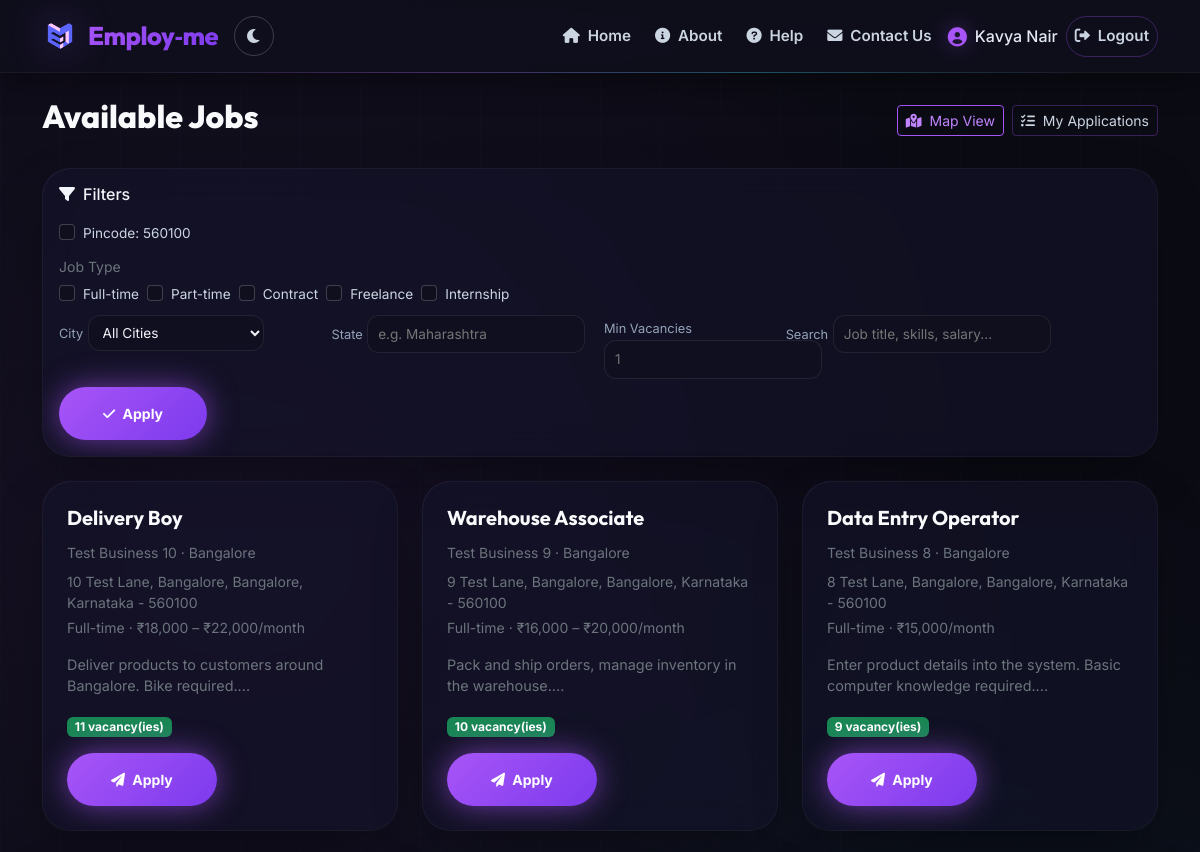
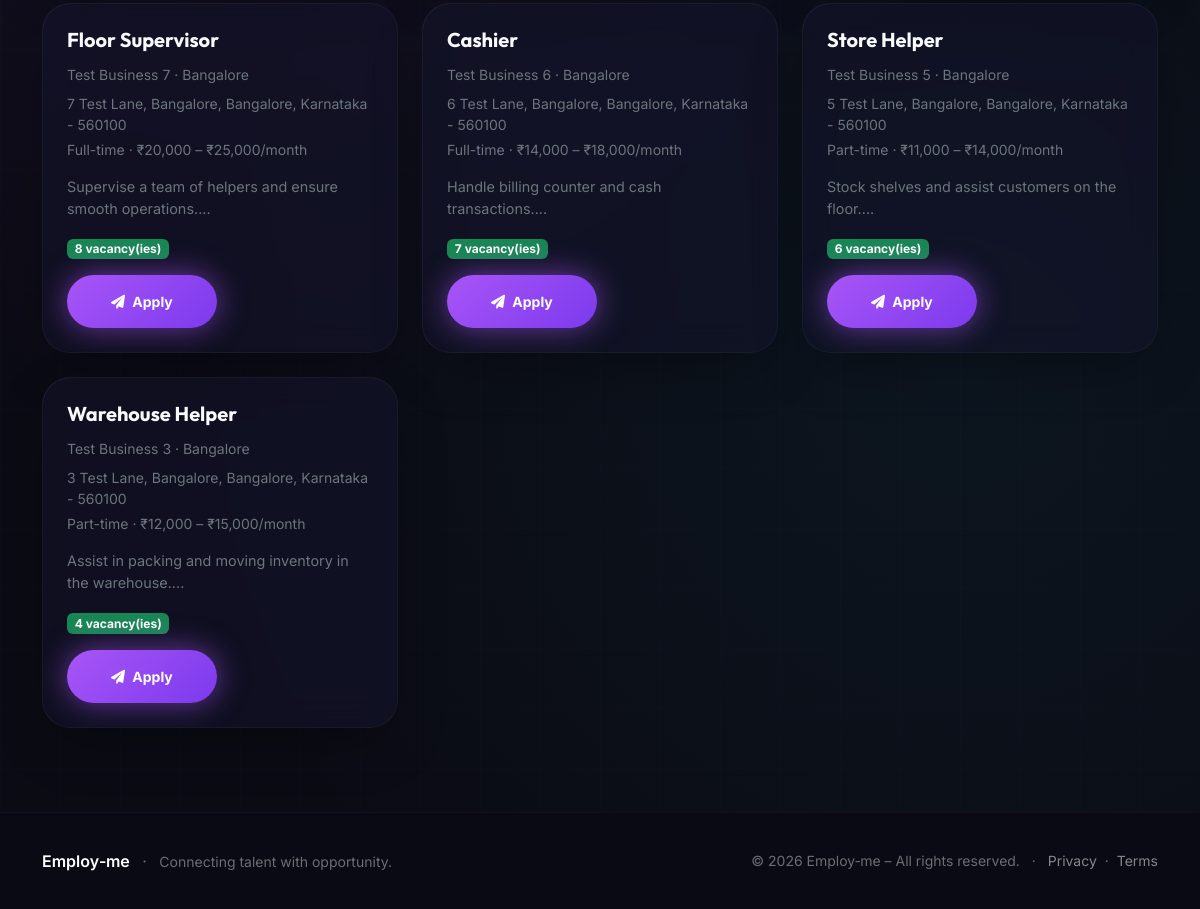
Screenshot of /jobs (signed in) with the database file from the repository (2 pictures, top to bottom).
### models.py (models this page shows)
class User(UserMixin, db.Model):
    id = db.Column(db.Integer, primary_key=True)
    email = db.Column(db.String(120), unique=True, nullable=False)
    password_hash = db.Column(db.String(128), nullable=False)
    role = db.Column(db.String(20), nullable=False)  # 'jobseeker' or 'employer'
    name = db.Column(db.String(100), nullable=False)
    created_at = db.Column(db.DateTime, default=datetime.utcnow)
    profile = db.relationship('JobSeekerProfile', backref='user', uselist=False,
                              cascade='all, delete-orphan')
    employer_profile = db.relationship('EmployerProfile', backref='user', uselist=False,
                                       cascade='all, delete-orphan')

class JobSeekerProfile(db.Model):
    id = db.Column(db.Integer, primary_key=True)
    user_id = db.Column(db.Integer, db.ForeignKey('user.id'), unique=True, nullable=False)
    first_name = db.Column(db.String(50), nullable=False)
    middle_name = db.Column(db.String(50), nullable=True)
    last_name = db.Column(db.String(50), nullable=False)
    dob = db.Column(db.Date, nullable=False)
    gender = db.Column(db.String(10), nullable=False)
    address = db.Column(db.String(300), nullable=False)
    pincode = db.Column(db.String(10), nullable=False)
    mobile = db.Column(db.String(15), nullable=False)
    father_husband_name = db.Column(db.String(100), nullable=False)
    education_level = db.Column(db.String(20), nullable=False)
    education_other = db.Column(db.String(100), nullable=True)
    preferred_location1 = db.Column(db.String(100), nullable=False)
    preferred_location2 = db.Column(db.String(100), nullable=True)
    preferred_location3 = db.Column(db.String(100), nullable=True)
    employment_type = db.Column(db.String(20), nullable=False)
    skills = db.Column(db.Text, nullable=True)
    city = db.Column(db.String(100), nullable=False)
    state = db.Column(db.String(100), nullable=False)
    profile_pic = db.Column(db.String(200))
    aadhar_card = db.Column(db.String(200))
    payment_status = db.Column(db.String(20), default='failed', nullable=False)
    created_at = db.Column(db.DateTime, default=datetime.utcnow)
    verified = db.Column(db.Boolean, default=False, nullable=False)

class Job(db.Model):
    id = db.Column(db.Integer, primary_key=True)
    employer_id = db.Column(db.Integer, db.ForeignKey('employer_profile.id'), nullable=False)
    employer_name = db.Column(db.String(100), nullable=False)
    employer_address = db.Column(db.String(300), nullable=False)
    employer_mobile = db.Column(db.String(15), nullable=False)
    employer_city = db.Column(db.String(100), nullable=False)
    employer_state = db.Column(db.String(100), nullable=False)
    employer_pincode = db.Column(db.String(10), nullable=False)
    job_name = db.Column(db.String(200), nullable=False)
    job_description = db.Column(db.Text, nullable=False)
    job_type = db.Column(db.String(50), nullable=False)
    committed_salary = db.Column(db.String(100))
    location = db.Column(db.String(200))
    vacancies = db.Column(db.Integer, default=1)
    status = db.Column(db.String(20), default='Open')
    deleted = db.Column(db.Boolean, default=False, nullable=False)   # <-- soft delete
    created_at = db.Column(db.DateTime, default=datetime.utcnow)
    updated_at = db.Column(db.DateTime, default=datetime.utcnow, onupdate=datetime.utcnow)
    employer = db.relationship('EmployerProfile', backref='jobs')
    applications = db.relationship('JobApplication', backref='job')

### app.py (the view)
@app.route('/jobs')
@login_required
@role_required('jobseeker')
@payment_required
def job_list():
    profile = JobSeekerProfile.query.filter_by(user_id=current_user.id).first()
    if not profile or not profile.verified:
        return redirect(url_for('jobseeker_verification_pending'))
    applied_job_ids = [
        app.job_id for app in JobApplication.query.filter_by(applicant_id=current_user.id).all()
    ]
    jobs_query = Job.query.filter(
        Job.status == 'Open',
        Job.deleted == False,
        ~Job.id.in_(applied_job_ids) if applied_job_ids else True
    )
    use_pincode = request.args.get('use_pincode', '0') == '1'
    job_types_str = request.args.get('job_types', '')
    city = request.args.get('city', '').strip()
    state = request.args.get('state', '').strip()
    min_vacancies = request.args.get('min_vacancies', '').strip()
    search = request.args.get('search', '').strip()
    from filters import (filter_by_pincode, filter_by_job_types,
                         filter_by_city, filter_by_state,
                         filter_by_min_vacancies, filter_by_search)
    if use_pincode:
        jobs_query = filter_by_pincode(jobs_query, profile)
    if job_types_str:
        jobs_query = filter_by_job_types(jobs_query, job_types_str)
    if city:
        jobs_query = filter_by_city(jobs_query, city)
    if state:
        jobs_query = filter_by_state(jobs_query, state)
    if min_vacancies:
        jobs_query = filter_by_min_vacancies(jobs_query, min_vacancies)
    if search:
        jobs_query = filter_by_search(jobs_query, search)
    jobs = jobs_query.order_by(Job.created_at.desc()).all()
    employer_ids = [job.employer_id for job in jobs]
    employers = EmployerProfile.query.filter(EmployerProfile.id.in_(employer_ids)).all()
    employer_coords = {e.id: (e.latitude, e.longitude) for e in employers if e.latitude is not None}
    jobs_map = []
    for job in jobs:
        coords = employer_coords.get(job.employer_id)
        if coords:
            jobs_map.append({
                'id': job.id,
                'name': job.job_name,
                'type': job.job_type,
                'salary': job.committed_salary,
                'address': job.employer_address,
                'city': job.employer_city,
                'lat': coords[0],
                'lng': coords[1],
                'description': job.job_description[:150]
            })
    from forms import INDIAN_CITIES
    return render_template('jobs_list.html',
                           jobs=jobs,
                           use_pincode=use_pincode,
                           job_types=job_types_str,
                           selected_city=city,
                           selected_state=state,
                           min_vacancies=min_vacancies,
                           search=search,
                           cities=INDIAN_CITIES,
                           jobs_map=jobs_map)

### templates/jobs_list.html (shortened to what this page needs)
{% extends "base.html" %}
{% block content %}
<div class="d-flex justify-content-between align-items-center mb-4">
    <h2 style="font-family: var(--font-display); font-weight: 800; color: #F8FAFC;">Available Jobs</h2>
    <div class="d-flex gap-2">
        <button id="toggle-map-btn" class="btn btn-outline-purple btn-sm">
            <i class="fas fa-map-marked-alt me-1"></i> Map View
        </button>
        <a href="{{ url_for('my_applications') }}" class="btn btn-outline-soft btn-sm">
            <i class="fas fa-list-check me-1"></i> My Applications
        </a>
    </div>
</div>
<div id="filter-list-section">
    <div class="card-modern p-3 mb-4">
        <div class="d-flex justify-content-between align-items-center mb-2">
            <h6 class="mb-0 text-primary-light"><i class="fas fa-filter me-2"></i>Filters</h6>
        </div>
        <form method="GET" action="{{ url_for('job_list') }}" class="row g-2">
            <div class="col-auto">
                <div class="form-check form-check-dark mt-2">
                    <input class="form-check-input" type="checkbox" name="use_pincode" value="1" id="use_pincode"
                           {% if use_pincode %}checked{% endif %}>
                    <label class="form-check-label" for="use_pincode">Pincode: {{ current_user.profile.pincode if current_user.profile else '' }}</label>
                </div>
            </div>
            <div class="col-12">
                <label class="text-secondary small mb-1">Job Type</label>
                <div class="d-flex flex-wrap gap-2">
                    {% set all_types = ['Full-time','Part-time','Contract','Freelance','Internship'] %}
                    {% set active_types = job_types.split(',') if job_types else [] %}
                    {% for t in all_types %}
                        <div class="form-check form-check-dark">
                            <input class="form-check-input" type="checkbox" name="job_types" value="{{ t }}"
                                   id="type_{{ t }}" {% if t in active_types %}checked{% endif %}>
                            <label class="form-check-label" for="type_{{ t }}">{{ t }}</label>
                        </div>
                    {% endfor %}
                </div>
            </div>
            <div class="col-md-3">
                <label class="form-label-custom small">City</label>
                <select class="form-select-dark" name="city">
                    <option value="">All Cities</option>
                </select>
            </div>
            <div class="col-md-3">
                <label class="form-label-custom small">State</label>
                <input type="text" class="form-control-dark" name="state" placeholder="e.g. Maharashtra"
                       value="{{ selected_state }}">
            </div>
            <div class="col-md-2">
                <label class="form-label-custom small">Min Vacancies</label>
                <input type="number" class="form-control-dark" name="min_vacancies" placeholder="1"
                       value="{{ min_vacancies }}">
            </div>
            <div class="col-md-4">
                <label class="form-label-custom small">Search</label>
                <input type="text" class="form-control-dark" name="search" placeholder="Job title, skills, salary..."
                       value="{{ search }}">
            </div>
            <div class="col-auto d-flex align-items-end">
                <button type="submit" class="btn btn-primary-gradient btn-sm">
                    <i class="fas fa-check me-1"></i> Apply
                </button>
            </div>
        </form>
    </div>
</div>
<div id="list-section">
    <div class="row">
        {% if jobs %}
            {% for job in jobs %}
            <div class="col-md-6 col-lg-4 mb-4">
                <div class="card-modern p-4 h-100">
                    <h5 class="card-title" style="color: #F8FAFC;">{{ job.job_name }}</h5>
                    <p class="text-secondary small mb-2">{{ job.employer_name }} · {{ job.location }}</p>
                    <p class="text-secondary small mb-1">{{ job.employer_address }}, {{ job.employer_city }}, {{ job.employer_state }} - {{ job.employer_pincode }}</p>
                    <p class="text-secondary small mb-3">{{ job.job_type }} · {{ job.committed_salary }}</p>
                    <p class="text-secondary mb-3" style="font-size: 0.9rem;">{{ job.job_description[:100] }}...</p>
                    <span class="badge bg-success mb-3">{{ job.vacancies }} vacancy(ies)</span>
                    <div>
                        <a href="{{ url_for('apply_job', job_id=job.id) }}" class="btn btn-sm btn-primary-gradient">
                            <i class="fas fa-paper-plane me-1"></i> Apply
                        </a>
                    </div>
                </div>
            </div>
            {% endfor %}
        {% else %}
            <div class="col-12">
                <div class="alert-modern alert-info text-center py-4">
                    <i class="fas fa-info-circle me-2"></i> No jobs match your filters.
                </div>
            </div>
        {% endif %}
    </div>
</div>
{% endblock %}
{% block extra_scripts %}
<link rel="stylesheet" href="https://unpkg.com/leaflet@1.9.4/dist/leaflet.css" />
{% endblock %}

### templates/base.html (shortened to what this page needs)
<!DOCTYPE html>
<html lang="en">
<head>
    <link href="https://cdn.jsdelivr.net/npm/bootstrap@5.3.0-alpha1/dist/css/bootstrap.min.css" rel="stylesheet" />
    <link rel="stylesheet" href="https://cdnjs.cloudflare.com/ajax/libs/font-awesome/6.0.0/css/all.min.css" />
</head>
<body>
    <nav class="navbar navbar-expand-lg navbar-custom sticky-top">
        <div class="container">
            <a class="navbar-brand" href="{{ url_for('index') }}">
                <img src="{{ url_for('static', filename='images/logo.png') }}" alt="Employ-me logo" />
                <span>Employ‑me</span>
            </a>
            <div class="d-flex align-items-center gap-2">
                <button class="theme-toggle-btn" id="themeToggle" aria-label="Toggle light/dark theme">
                    <i class="fas fa-moon" id="themeIcon"></i>
                </button>
            </div>
            <div class="collapse navbar-collapse" id="navbarNav">
                <ul class="navbar-nav ms-auto align-items-lg-center gap-1 gap-lg-2">
                    <li class="nav-item">
                        <a class="nav-link" href="{{ url_for('index') }}">
                            <i class="fas fa-home me-1"></i> Home
                        </a>
                    </li>
                    <li class="nav-item">
                        <a class="nav-link" href="{{ url_for('about') }}">
                            <i class="fas fa-info-circle me-1"></i> About
                        </a>
                    </li>
                    <li class="nav-item">
                        <a class="nav-link" href="{{ url_for('help') }}">
                            <i class="fas fa-question-circle me-1"></i> Help
                        </a>
                    </li>
                    <li class="nav-item">
                        <a class="nav-link" href="{{ url_for('contact') }}">
                            <i class="fas fa-envelope me-1"></i> Contact Us
                        </a>
                    </li>
                    {% if current_user.is_authenticated %}
                        <li class="nav-item">
                            <span class="navbar-text">
                                <i class="fas fa-user-circle"></i>
                                {{ current_user.name }}
                            </span>
                        </li>
                        <li class="nav-item">
                            <a class="nav-link btn-outline-custom" href="{{ url_for('logout') }}">
                                <i class="fas fa-sign-out-alt me-1"></i> Logout
                            </a>
                        </li>
                    {% endif %}
                </ul>
            </div>
        </div>
    </nav>
    <main>
        <div class="container my-4">
            {% block content %}{% endblock %}
        </div>
    </main>
    <footer class="footer-custom">
        <div class="container">
            <div class="row align-items-center">
                <div class="col-md-6 text-center text-md-start">
                    <span class="fw-semibold text-white">Employ‑me</span>
                    <span class="mx-2">·</span>
                    <span class="small">Connecting talent with opportunity.</span>
                </div>
                <div class="col-md-6 text-center text-md-end small">
                    &copy; 2026 Employ‑me – All rights reserved.
                    <span class="mx-2">·</span>
                    <a href="#" class="text-white-50" data-bs-toggle="modal" data-bs-target="#footerPrivacyModal">Privacy</a>
                    <span class="mx-1">·</span>
                    <a href="#" class="text-white-50" data-bs-toggle="modal" data-bs-target="#footerTermsModal">Terms</a>
                </div>
            </div>
        </div>
    </footer>
    {% block extra_scripts %}{% endblock %}
</body>
</html>

### rows the page displays
User: name "Kavya Nair"
JobSeekerProfile: profile "560100"
Job: job_name "Delivery Boy", employer_name "Test Business 10", location "Bangalore", employer_address "10 Test Lane, Bangalore", employer_city "Bangalore", employer_state "Karnataka", employer_pincode "560100", job_type "Full-time", committed_salary "₹18,000 – ₹22,000/month", job_description "Deliver products to customers around Bangalore. Bike required.", vacancies "11"
Job: job_name "Warehouse Associate", employer_name "Test Business 9", location "Bangalore", employer_address "9 Test Lane, Bangalore", employer_city "Bangalore", employer_state "Karnataka", employer_pincode "560100", job_type "Full-time", committed_salary "₹16,000 – ₹20,000/month", job_description "Pack and ship orders, manage inventory in the warehouse.", vacancies "10"
Job: job_name "Data Entry Operator", employer_name "Test Business 8", location "Bangalore", employer_address "8 Test Lane, Bangalore", employer_city "Bangalore", employer_state "Karnataka", employer_pincode "560100", job_type "Full-time", committed_salary "₹15,000/month", job_description "Enter product details into the system. Basic computer knowledge required.", vacancies "9"
Job: job_name "Floor Supervisor", employer_name "Test Business 7", location "Bangalore", employer_address "7 Test Lane, Bangalore", employer_city "Bangalore", employer_state "Karnataka", employer_pincode "560100", job_type "Full-time", committed_salary "₹20,000 – ₹25,000/month", job_description "Supervise a team of helpers and ensure smooth operations.", vacancies "8"
Job: job_name "Cashier", employer_name "Test Business 6", location "Bangalore", employer_address "6 Test Lane, Bangalore", employer_city "Bangalore", employer_state "Karnataka", employer_pincode "560100", job_type "Full-time", committed_salary "₹14,000 – ₹18,000/month", job_description "Handle billing counter and cash transactions.", vacancies "7"
Job: job_name "Store Helper", employer_name "Test Business 5", location "Bangalore", employer_address "5 Test Lane, Bangalore", employer_city "Bangalore", employer_state "Karnataka", employer_pincode "560100", job_type "Part-time", committed_salary "₹11,000 – ₹14,000/month", job_description "Stock shelves and assist customers on the floor.", vacancies "6"
Job: job_name "Warehouse Helper", employer_name "Test Business 3", location "Bangalore", employer_address "3 Test Lane, Bangalore", employer_city "Bangalore", employer_state "Karnataka", employer_pincode "560100", job_type "Part-time", committed_salary "₹12,000 – ₹15,000/month", job_description "Assist in packing and moving inventory in the warehouse.", vacancies "4"

### other values shown
{{ t }} "Full-time" "Part-time" "Contract" "Freelance" "Internship"
